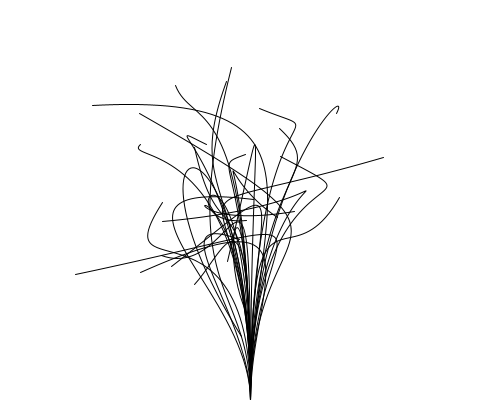
Frame 1 (no input)
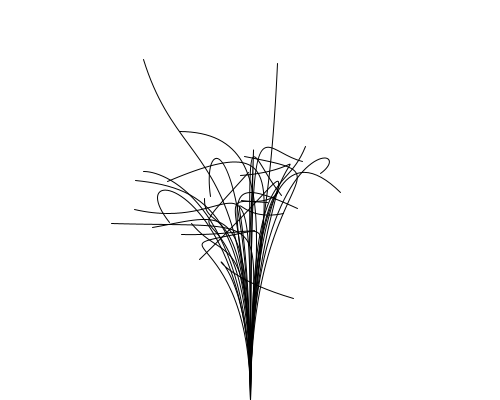
Frame 60 (the mouse pressed at the canvas centre just before this capture)
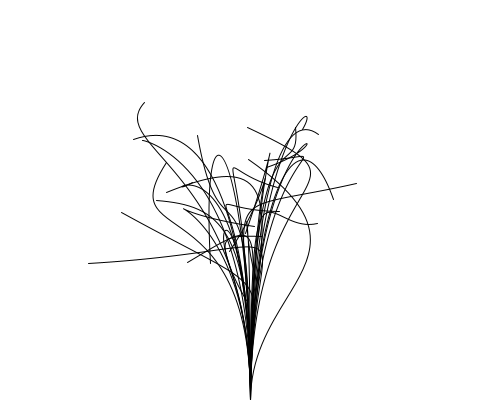
Frame 120 (the mouse held since frame 60 and released just before this capture)

The Processing sketch that drew these frames (run headless with seeded random() and noise(); from frame 60 on, the mouse is pressed at the canvas centre):

// Processing sketch: processing_64022
// ── processing_64022.pde

void setup() {
  size(500,400);
  smooth();
  noFill();
}

void draw() {
  background(255);
  float t = frameCount / 100.0;
  for (int i = 0; i < 30; i++) {
    bezier(
        width/2, height, 
        width/2, noise(1, i, t)*height, 
        noise(2, i, t)*width, noise(4, i, t)*height, 
        noise(3, i, t)*width, noise(5, i, t)*height
    );
  }
}
